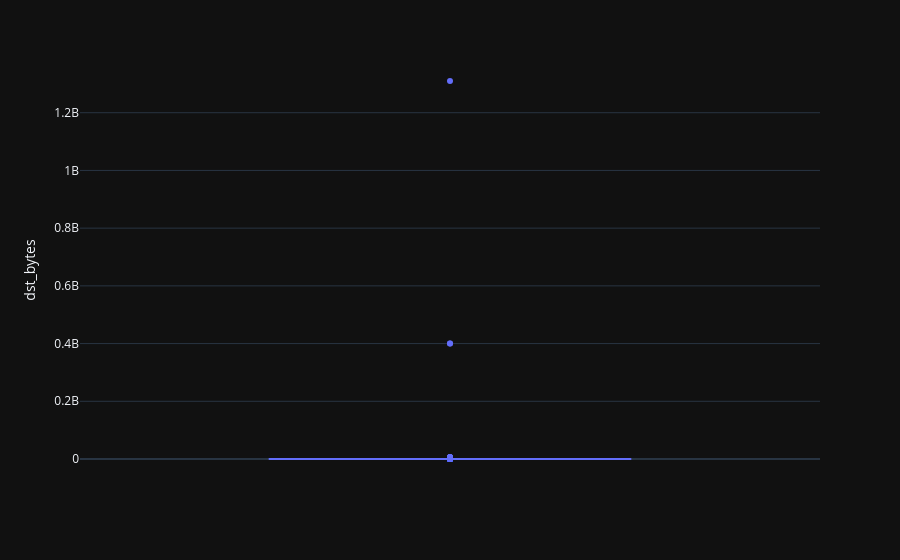

The cell this chart's notebook holds for it:
### Code cell
fig = px.box(data, y='dst_bytes')
fig.show()

### Figure 1 — Plotly figure (JSON) as saved in the notebook; plotly's stock layout.template omitted (floating-point values rounded to 4 significant figures; data arrays with more than 128 entries replaced by an {"elided": "..."} marker saying what was removed)
{"data": [{"alignmentgroup": "True", "hovertemplate": "dst_bytes=%{y}<extra></extra>", "legendgroup": "", "marker": {"color": "#636efa"}, "name": "", "notched": false, "offsetgroup": "", "orientation": "v", "showlegend": false, "x0": " ", "xaxis": "x", "y": {"elided": "125972 int values"}, "y0": " ", "yaxis": "y", "type": "box"}], "layout": {"xaxis": {"anchor": "y", "domain": [0.0, 1.0]}, "yaxis": {"anchor": "x", "domain": [0.0, 1.0], "title": {"text": "dst_bytes"}}, "legend": {"tracegroupgap": 0}, "margin": {"t": 60}, "boxmode": "group"}}
